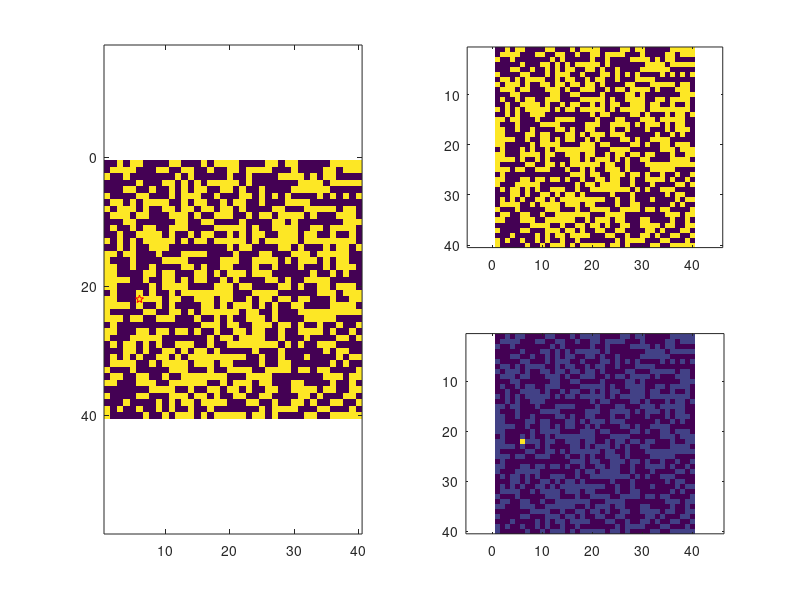

Recreate this plot in MATLAB. (Note: this script raises an error after producing the figure.)
close all; clear all; clc;
N1=40;N2=40;

s=round(rand(N1,N2)); s_copy=s;

figure(1);
subplot(2,2,[1 3]);
imagesc(s); axis equal;hold on;

j=ceil(rand*N1);i=ceil(rand*N2);
v_alue=s(j,i);

visited_added=zeros(2,N1*N2);

visited_added(1,1)=i;
visited_added(2,1)=j;
s_copy(j,i)=5;
h_its=1;

figure(1);

subplot(2,2,2)
imagesc(s);axis equal;
subplot(2,2,4)
imagesc(s_copy);axis equal;  

subplot(2,2,[1 3]);                
plot(i,j,'rp');hold on;

next_start=1;
next_end=1;

while next_start<=next_end
%for k=1:N1*N2
    

    s_hift=0;
    for l=next_start:next_end
        
        i=visited_added(1,l);
        j=visited_added(2,l);
        f=four_pattern(i,j,v_alue,h_its,visited_added,s);
        
        for ff=1:4
            if (f(1,ff)~=0)&&(f(2,ff)~=0)
                h_its=h_its+1;
                s_hift=s_hift+1;
                
                visited_added(1,h_its)=f(1,ff);
                visited_added(2,h_its)=f(2,ff);                      
               
                s_copy(f(2,ff),f(1,ff))=5;

                subplot(2,2,[1 3]);
                plot(f(1,ff),f(2,ff),'ro');hold on;
                subplot(2,2,4);
                imagesc(s_copy);axis equal;
                title(h_its);drawnow;  
            end
        end
        
    end

    next_start=next_end+1
    next_end=next_start+s_hift-1
    
    %visited_added
    %pause
   
end